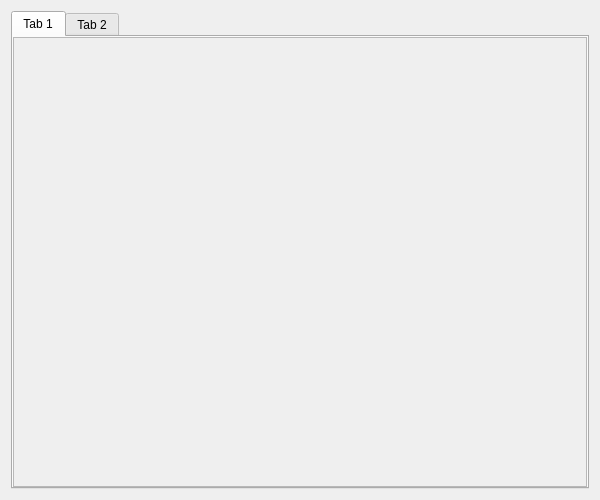
<?xml version="1.0" encoding="UTF-8"?>
<ui version="4.0">
 <class>Form</class>
 <widget class="QWidget" name="Form">
  <property name="geometry">
   <rect>
    <x>0</x>
    <y>0</y>
    <width>600</width>
    <height>500</height>
   </rect>
  </property>
  <property name="windowTitle">
   <string>Form</string>
  </property>
  <layout class="QGridLayout" name="gridLayout">
   <item row="0" column="0">
    <widget class="QTabWidget" name="tabWidget">
     <property name="currentIndex">
      <number>0</number>
     </property>
     <widget class="QWidget" name="tab">
      <attribute name="title">
       <string>Tab 1</string>
      </attribute>
      <layout class="QGridLayout" name="gridLayout_2">
       <property name="leftMargin">
        <number>0</number>
       </property>
       <property name="topMargin">
        <number>0</number>
       </property>
       <property name="rightMargin">
        <number>0</number>
       </property>
       <property name="bottomMargin">
        <number>0</number>
       </property>
       <item row="0" column="0">
        <widget class="QScrollArea" name="scrollArea">
         <property name="widgetResizable">
          <bool>true</bool>
         </property>
         <widget class="QWidget" name="scrollAreaWidgetContents">
          <property name="geometry">
           <rect>
            <x>0</x>
            <y>0</y>
            <width>574</width>
            <height>454</height>
           </rect>
          </property>
          <layout class="QVBoxLayout" name="verticalLayout"/>
         </widget>
        </widget>
       </item>
      </layout>
     </widget>
     <widget class="QWidget" name="tab_2">
      <attribute name="title">
       <string>Tab 2</string>
      </attribute>
      <layout class="QGridLayout" name="gridLayout_3">
       <property name="leftMargin">
        <number>0</number>
       </property>
       <property name="topMargin">
        <number>0</number>
       </property>
       <property name="rightMargin">
        <number>0</number>
       </property>
       <property name="bottomMargin">
        <number>0</number>
       </property>
       <item row="0" column="0">
        <widget class="QScrollArea" name="scrollArea_2">
         <property name="widgetResizable">
          <bool>true</bool>
         </property>
         <widget class="QWidget" name="scrollAreaWidgetContents_2">
          <property name="geometry">
           <rect>
            <x>0</x>
            <y>0</y>
            <width>574</width>
            <height>454</height>
           </rect>
          </property>
          <layout class="QVBoxLayout" name="verticalLayout_2"/>
         </widget>
        </widget>
       </item>
      </layout>
     </widget>
    </widget>
   </item>
  </layout>
 </widget>
 <resources/>
 <connections/>
</ui>
